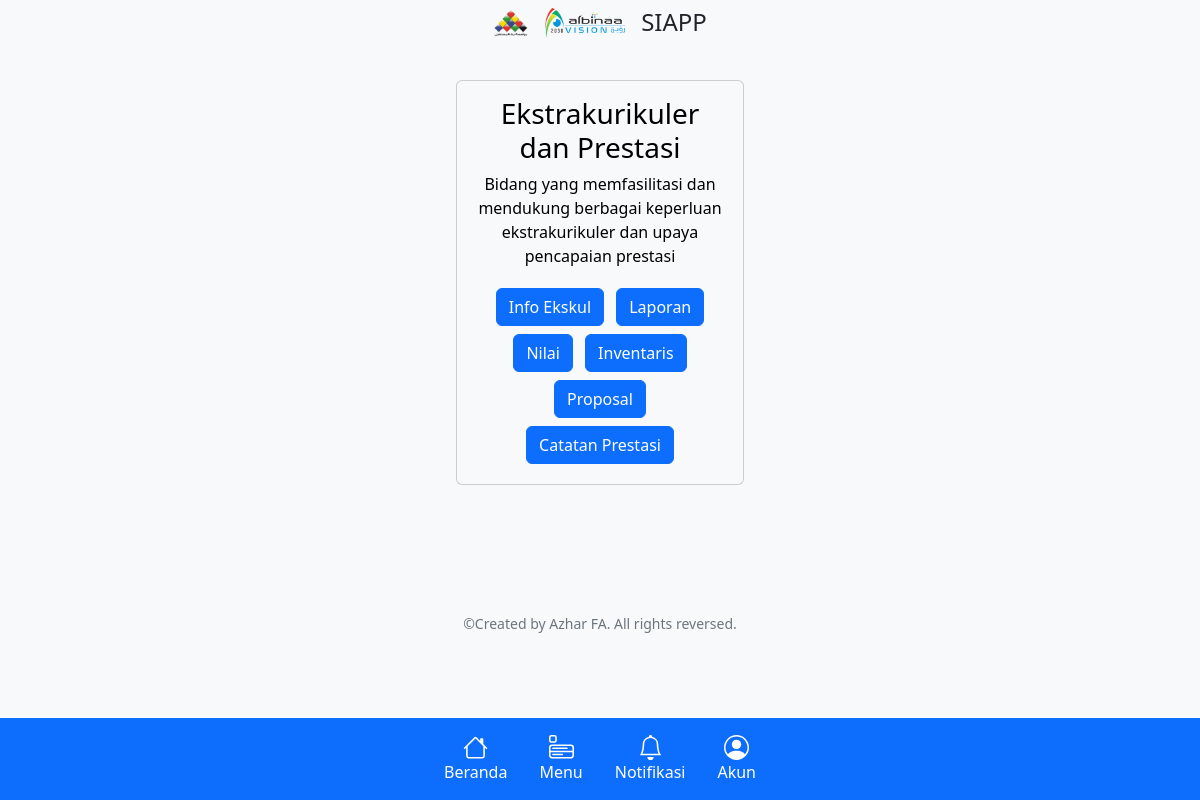
Before: /menu with the older database file.
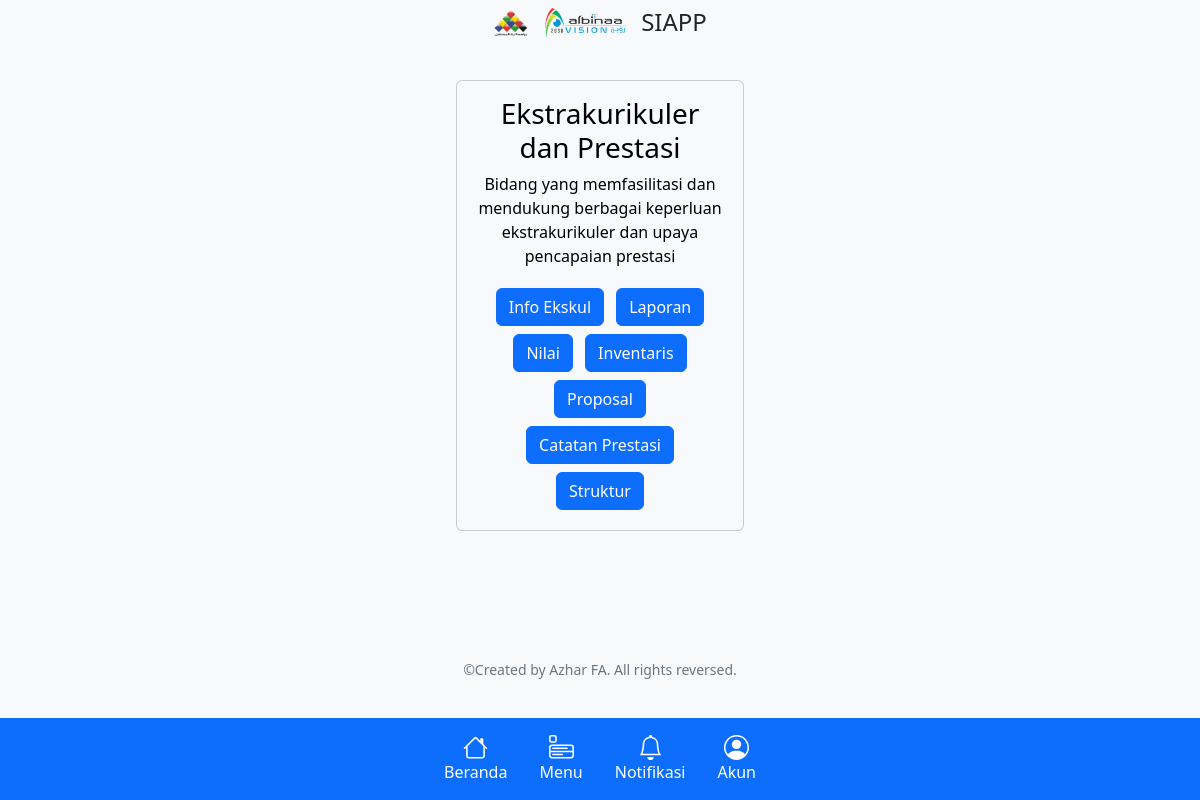
After: the same page with the newer database file.
### deskripsi/models.py (models this page shows, shortened)
class DeskripsiHome(models.Model):
    nama_bidang = models.CharField(max_length=100)
    deskripsi = models.CharField(max_length=250)
    url = models.CharField(max_length=100, default="not-available")
    color = models.CharField(max_length=50, default="primary")

class DeskripsiEkskul(models.Model):
    app = models.ForeignKey('DeskripsiHome', on_delete=models.CASCADE, null=True, blank=True)
    nama_aplikasi = models.CharField(max_length=100)
    deskripsi = models.CharField(max_length=200)
    url = models.CharField(max_length=100, default="ekskul:data-index")
    color = models.CharField(max_length=50, default="primary")
    def __str__(self):
        return self.nama_aplikasi

### deskripsi/views.py (the view)
# urls.py: path('menu', deskripsi.views.menu_view, name='menu'),
def menu_view(request):
    home_data = DeskripsiHome.objects.all()
    if request.method == "GET":
        q = request.GET.get('q') if request.GET.get('q') is not None else ""
        home_data = DeskripsiHome.objects.filter(Q(nama_bidang__icontains=q) | Q(deskripsi__icontains=q))
    app_data = DeskripsiEkskul.objects.all()
    context = {
        'home_data': home_data,
        'app_data': app_data,
    }
    return render(request, 'menu.html', context)

### templates/menu.html (shortened to what this page needs)
{% extends 'base.html' %}
{% block content %}
    <div class="container text-center my-5 py-4">
        <div class="d-flex flex-wrap justify-content-center">
            {% if home_data %}
                {% for home_datum in home_data %}
                    <div class="card m-2 text-bg-{{ home_datum.color }}" style="width: 18rem;">
                        <div class="card-body">
                            <h3 class="card-title">{{ home_datum.nama_bidang }}</h3>
                            <p class="card-text">{{ home_datum.deskripsi }}</p>
                            <div>
                                {% for app_datum in app_data %}
                                    {% if app_datum.app == home_datum %}
                                        <a href="{% with app_datum.url as link %}{% url link %}{% endwith %}" class="m-1 btn btn-{{ app_datum.color }}">
                                            {{ app_datum }}
                                        </a>
                                    {% endif %}
                                {% endfor %}
                            </div>
                        </div>
                    </div>
                {% endfor %}
            {% endif %}
        </div>
    </div>
{% endblock %}

Changed rows visible on the page:
added DeskripsiEkskul: nama_aplikasi "Struktur"
